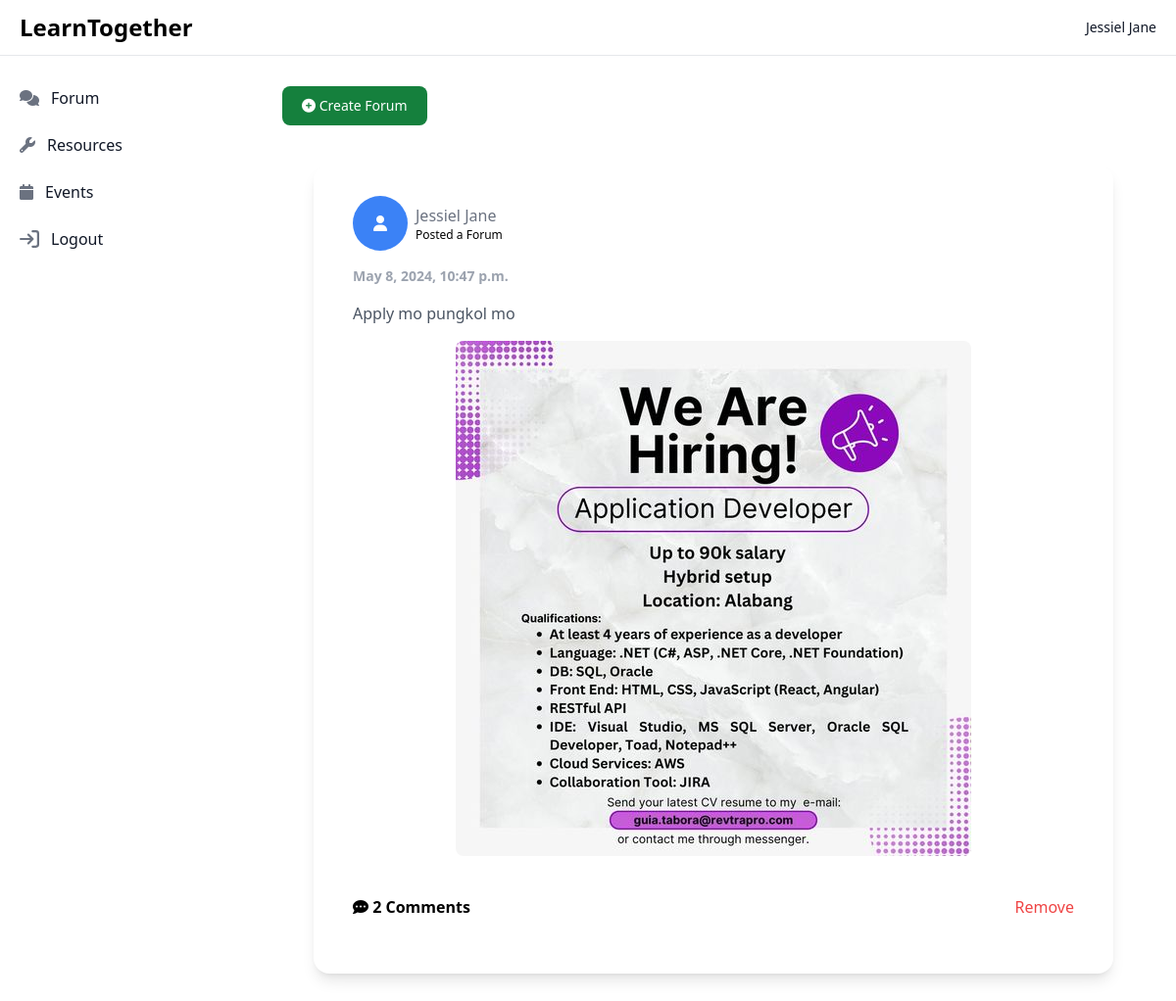
/forum (signed in), run on the app's committed database.
### users/models.py (models this page shows)
class Forum(models.Model):
    file = models.FileField(
        upload_to='media/announcement',
        validators=[
            FileExtensionValidator(allowed_extensions=['png', 'jpeg', 'jpg', 'pdf', 'word', 'ppt', 'xlsx', 'csv', 'gif'])
        ],
        null=True,  # Allow null values
        blank=True  # Also allow empty values (in forms)
    )
    upload_date = models.DateTimeField(default=now)
    description = models.TextField()
    uploader = models.ForeignKey(User, on_delete=models.CASCADE)

### users/views.py (the view, shortened to what this page needs)
# urls.py: path('forum', views.forum, name='forum'),
@login_required(login_url='/login')
def forum(request):
    students = User.objects.filter(last_name='Student')
    forums = Forum.objects.filter(uploader=request.user).annotate(comment_count=Count('comments')).order_by('-upload_date')
    comments_lists = Comments.objects.all().order_by('comment_date')
    context = {
        'students': students,
        'forums': forums,
        'comments_lists': comments_lists,
    }
    return render(request, 'teacher/forum.html', context)

### users/templates/teacher/forum.html (shortened to what this page needs)
{% load static tailwind_tags %}
<!DOCTYPE html>
<html lang="en">
	<head>
		<link
			rel="stylesheet"
			href="https://cdnjs.cloudflare.com/ajax/libs/font-awesome/6.5.2/css/all.min.css" />
		<link
			href="https://cdnjs.cloudflare.com/ajax/libs/flowbite/2.3.0/flowbite.min.css"
			rel="stylesheet" />
		{% tailwind_css %}
	</head>
	<body>
		{% include 'includes/teacher_sidebar.html' %}
		<div class="p-2 sm:p-4 sm:ml-64 mt-14">
			<div class="p-4">
				<div class="flex justify-start text-white mb-2">
					<button
						data-modal-target="authentication-modal"
						data-modal-toggle="authentication-modal"
						class="flextext-white bg-green-700 hover:bg-green-800 focus:ring-4 focus:outline-none focus:ring-green-300 font-medium rounded-lg text-sm px-5 py-2.5 text-center"
						type="button">
						<i
							class="fa fa-plus-circle"
							aria-hidden="true"></i>
						Create Forum
					</button>
				</div>
				{% for forum in forums %}
				<div class="flex items-center justify-start overflow-x-hidden w-full">
					<div class="px-1 sm:px-8 py-1 sm:py-8 w-full">
						<div class="bg-white rounded-2xl px-10 py-8 shadow-lg hover:shadow-2xl transition duration-500 w-full">
							<div class="flex items-center">
								<div class="w-14 h-14 bg-blue-500 rounded-full flex items-center justify-center font-bold text-white">
									<i
										class="fa fa-user"
										aria-hidden="true"></i>
								</div>
								<div class="flex flex-col">
									<p class="ml-2 text-gray-500">{{forum.uploader.first_name}}</p>
									<p class="ml-2 text-xs">Posted a Forum</p>
								</div>
							</div>
							<div class="mt-4">
								<p class="mt-2 text-sm font-semibold text-gray-400">{{forum.upload_date}}</p>
								<p class="mt-4 text-md text-gray-600 break-all">{{forum.description}}</p>
								{% if forum.file %}
								<center>
									<img
										src="{{ forum.file.url }}"
										class="mt-4 rounded-lg"
										alt="" />
								</center>
								{% endif %}
								<div class="flex justify-between items-center">
									<div class="mt-4 flex items-center space-x-4 py-6">
										<a
											href="{% url 'forum_page1' %}?forum_id={{ forum.id }}"
											class="text-md font-semibold hover:text-blue-400 hover:scale-105 duration-300">
											<i class="fa-solid fa-comment-dots"></i>
											{{ forum.comment_count }} Comments
										</a>
									</div>
									<a
										href="{% url 'deleteforum' forum.id %}"
										class="mt-4 text-red-500">
										Remove
									</a>
								</div>
							</div>
						</div>
					</div>
				</div>
				{% endfor %}
			</div>
		</div>
	</body>
</html>

### users/templates/includes/teacher_sidebar.html (shortened to what this page needs)
<nav class="fixed top-0 z-50 w-full bg-white border-b border-gray-200">
	<div class="px-3 py-3 lg:px-5 lg:pl-3">
		<div class="flex items-center justify-between">
			<div class="flex items-center justify-start rtl:justify-end">
				<a
					href="#"
					class="flex ms-2 md:me-24">
					<span class="self-center text-xl font-semibold sm:text-2xl whitespace-nowrap">LearnTogether</span>
				</a>
			</div>
			<div class="flex items-center">
				<div class="flex items-center ms-3">
					{% if user.is_authenticated %}
					<p
						class="text-sm text-gray-900"
						role="none">
						{{user.first_name}}
					</p>
					{% endif %}
				</div>
			</div>
		</div>
	</div>
</nav>
<aside
	id="logo-sidebar"
	class="fixed top-0 left-0 z-40 w-64 h-screen pt-20 transition-transform bg-white sm:bg-transparent -translate-x-full sm:translate-x-0"
	aria-label="Sidebar">
	<div class="h-full px-3 pb-4 overflow-y-auto">
		<ul class="space-y-2 font-medium">
			<li>
				<a
					href="{% url 'forum' %}"
					class="flex items-center p-2 text-gray-900 rounded-lg hover:bg-gray-100 group">
					<i
						class="fa fa-comments text-gray-500 transition duration-75 group-hover:text-gray-900 group-hover"
						aria-hidden="true"></i>
					<span class="ms-3">Forum</span>
				</a>
			</li>
			<li>
				<a
					href="{% url 'topics' %}"
					class="flex items-center p-2 text-gray-900 rounded-lg hover:bg-gray-100 group">
					<i
						class="fa fa-wrench text-gray-500 transition duration-75 group-hover:text-gray-900 group-hover"
						aria-hidden="true"></i>
					<span class="flex-1 ms-3 whitespace-nowrap">Resources</span>
				</a>
			</li>
			<li>
				<a
					href="{% url 'announcement' %}"
					class="flex items-center p-2 text-gray-900 rounded-lg hover:bg-gray-100 group">
					<i
						class="fa fa-calendar text-gray-500 transition duration-75 group-hover:text-gray-900 group-hover"
						aria-hidden="true"></i>
					<span class="flex-1 ms-3 whitespace-nowrap">Events</span>
				</a>
			</li>
			<li>
				<a
					href="{% url 'logout' %}"
					class="flex items-center p-2 text-gray-900 rounded-lg hover:bg-gray-100 group">
					<span class="flex-1 ms-3 whitespace-nowrap">Logout</span>
				</a>
			</li>
		</ul>
	</div>
</aside>

### data on the page
Forum: uploader.first_name "Jessiel Jane", upload_date "May 8, 2024, 10:47 p.m.", description "Apply mo pungkol mo", file (picture), comment_count "2"

### other printed values
{{ user.first_name }} "Jessiel Jane"
